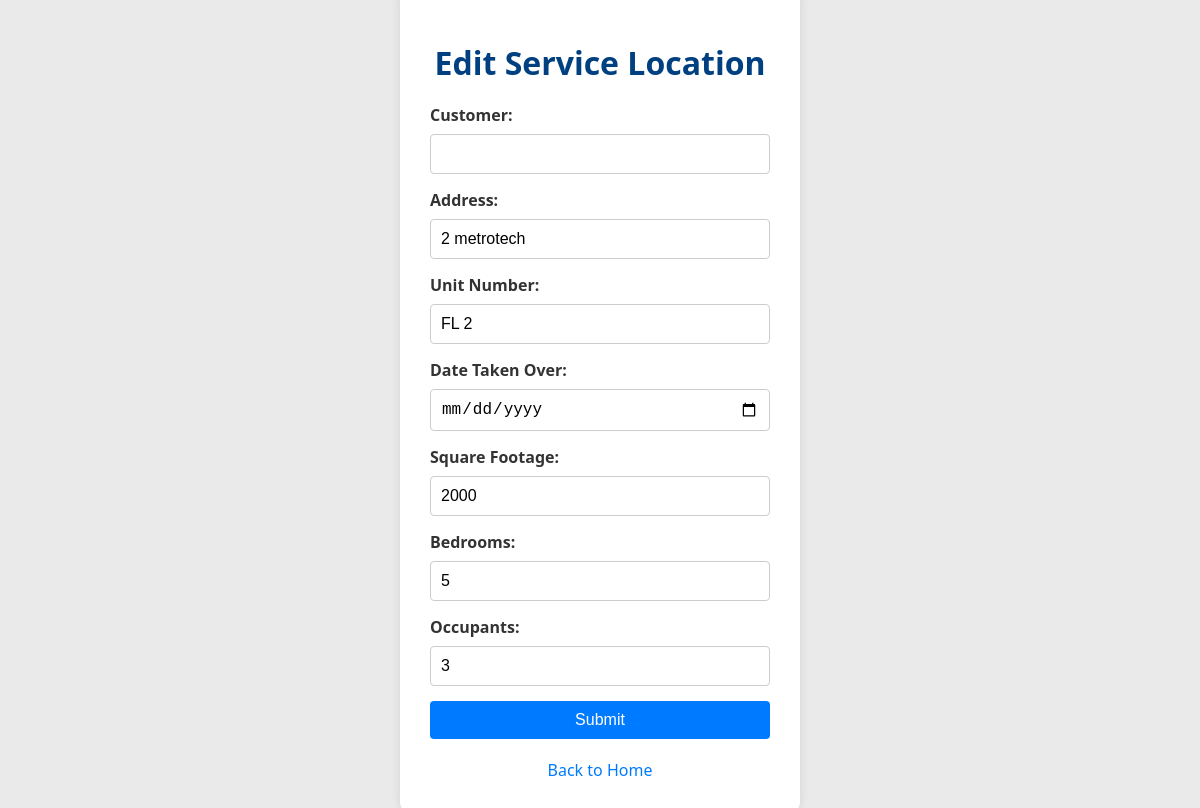
Page /edit_service_location/4 (signed in) on the committed database.
### app.py (models this page shows)
class ServiceLocation(db.Model):
    id = db.Column(db.Integer, primary_key=True)
    user_id = db.Column(db.Integer, db.ForeignKey('user.id'), nullable=False)
    address = db.Column(db.String(255), nullable=False)
    unit_number = db.Column(db.String(20), nullable=True)
    square_footage = db.Column(db.Integer, nullable=True)
    bedrooms = db.Column(db.Integer, nullable=True)
    occupants = db.Column(db.Integer, nullable=True)

### app.py (the view, shortened to what this page needs)
@app.route('/edit_service_location/<int:location_id>', methods=['GET', 'POST'])
def edit_service_location(location_id):
    form = EditServiceLocationForm()
    location = ServiceLocation.query.get(location_id)
    form.address.data = location.address
    form.unit_number.data = location.unit_number
    form.square_footage.data = location.square_footage
    form.bedrooms.data = location.bedrooms
    form.occupants.data = location.occupants
    return render_template('edit_service_location.html', form=form, location=location)

### app.py
class EditServiceLocationForm(FlaskForm):
    customer = StringField('Customer', validators=[InputRequired()])
    address = StringField('Address', validators=[InputRequired()])
    unit_number = StringField('Unit Number', validators=[InputRequired()])
    date_taken_over = DateField('Date Taken Over', validators=[InputRequired()])
    square_footage = IntegerField('Square Footage', validators=[InputRequired()])
    bedrooms = IntegerField('Bedrooms', validators=[InputRequired()])
    occupants = IntegerField('Occupants', validators=[InputRequired()])
    submit = SubmitField('Save Changes')

### templates/edit_service_location.html (shortened to what this page needs)
<!DOCTYPE html>
<html lang="en">
<head>
</head>
<body>
    <div class="card">
        <h1>Edit Service Location</h1>
        <form method="POST" action="">
            <label for="customer">Customer:</label>
            {{ form.customer }}
            <label for="address">Address:</label>
            {{ form.address }}
            <label for="unit_number">Unit Number:</label>
            {{ form.unit_number }}
            <label for="date_taken_over">Date Taken Over:</label>
            {{ form.date_taken_over }}
            <label for="square_footage">Square Footage:</label>
            {{ form.square_footage }}
            <label for="bedrooms">Bedrooms:</label>
            {{ form.bedrooms }}
            <label for="occupants">Occupants:</label>
            {{ form.occupants }}
            <button type="submit">Submit</button>
        </form>
        <a href="{{ url_for('index') }}">Back to Home</a>
    </div>
</body>
</html>

### templates/edit_service_location.html (style rules this page uses)
body { font-family: 'Segoe UI', Tahoma, Geneva, Verdana, sans-serif; background-color: #eaeaea; margin: 0; padding: 0; display: flex; align-items: center; justify-content: center; height: 100vh; }
h1 { text-align: center; color: #004080; margin-bottom: 20px; }
.card { width: 80%; max-width: 400px; background-color: #fff; border-radius: 8px; box-shadow: 0 0 10px rgba(0, 0, 0, 0.1); box-sizing: border-box; margin-top: 40px; margin-bottom: 40px; display: flex; flex-direction: column; align-items: center; padding: 30px; }
form { width: 100%; display: flex; flex-direction: column; }
label { margin-bottom: 8px; font-weight: bold; color: #333; }
input, select { flex: 1; padding: 10px; margin-bottom: 15px; box-sizing: border-box; border: 1px solid #ccc; border-radius: 4px; font-size: 16px; }
button { width: 100%; padding: 10px; background-color: #007bff; color: #fff; border: none; border-radius: 4px; font-size: 16px; cursor: pointer; }
a { color: #007bff; text-decoration: none; margin-top: 20px; }

### rows in the picture
ServiceLocation: address "2 metrotech", unit_number "FL 2", square_footage "2000", bedrooms "5", occupants "3"
